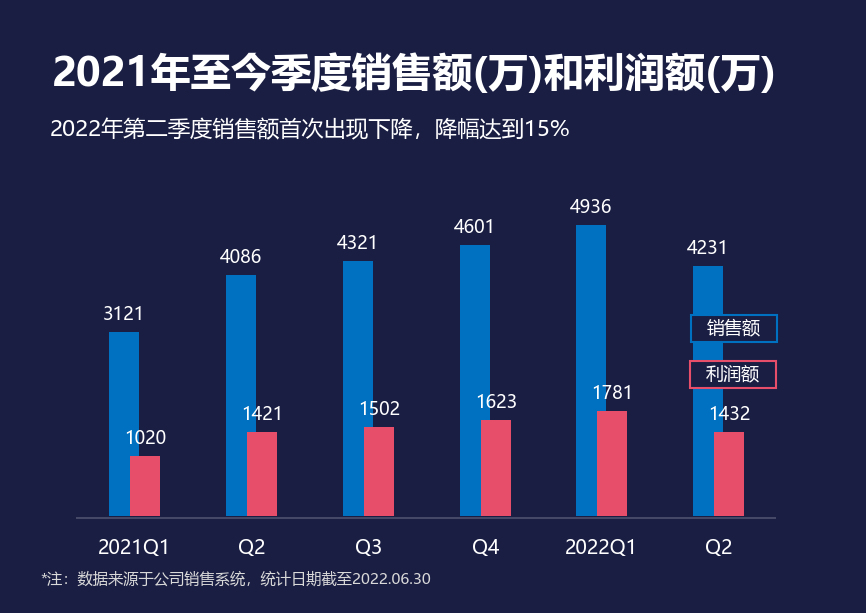

The Python source for this figure:
# -*- coding: utf-8 -*-
from pathlib import Path
import openpyxl
# 向上查找原始教材目录；只读，不修改 Excel。图形和标签共用同一组单元格值。
HERE = Path(__file__).resolve().parent
SOURCE = next((p for base in HERE.parents for p in base.glob('《*/第二章 图表(前15).xlsx')), None)
if SOURCE is None:
    raise FileNotFoundError('请把本文件夹放在教材 Excel 所在项目目录下。缺少 第二章 图表(前15).xlsx')
wb = openpyxl.load_workbook(SOURCE, data_only=True, read_only=True)
ws = wb['5 层叠柱形图']
def col(letter, start, end):
    values = [ws[f'{letter}{r}'].value for r in range(start, end+1)]
    if any(v is None for v in values):
        raise ValueError(f'缺失数据：{ws.title}!{letter}{start}:{letter}{end}')
    return values

# -*- coding: utf-8 -*-
# 第5图「层叠柱形图」复刻 数据来源：《第二章 图表(前15).xlsx》工作表 '5 层叠柱形图'
# 季度：2021Q1/Q2/Q3/Q4/2022Q1/Q2；销售额：3121/4086/4321/4601/4936/4231；利润额：1020/1421/1502/1623/1781/1432
import numpy as np
import matplotlib
matplotlib.use('Agg')
import matplotlib.pyplot as plt
from matplotlib.patches import Rectangle

matplotlib.rcParams['font.sans-serif'] = ['Microsoft YaHei', 'SimHei']
matplotlib.rcParams['axes.unicode_minus'] = False

BG = '#1A1E43'
BLUE = '#0070C0'
RED = '#E74E69'
NOTE = '#D9D9D9'

W, H = 866, 613
BASE_Y = 516
PX_PER_VAL = 0.0590

quarters = col('B',3,8)
sales = col('C',3,8)
profit = col('D',3,8)

# bar left x positions (pixels) measured from target
blue_x = [109, 226, 343, 460, 576, 693]
red_x = [130, 247, 364, 481, 597, 714]
BAR_W = 30

fig = plt.figure(figsize=(W/100, H/100), dpi=100)
fig.patch.set_facecolor(BG)
ax = fig.add_axes([0, 0, 1, 1])
ax.set_xlim(0, W)
ax.set_ylim(H, 0)
ax.set_facecolor(BG)
for s in ax.spines.values():
    s.set_visible(False)
ax.set_xticks([])
ax.set_yticks([])

# bars
for i in range(6):
    bh = sales[i] * PX_PER_VAL
    ax.add_patch(Rectangle((blue_x[i], BASE_Y - bh), BAR_W, bh,
                           facecolor=BLUE, edgecolor='none', zorder=3))
    rh = profit[i] * PX_PER_VAL
    ax.add_patch(Rectangle((red_x[i], BASE_Y - rh), BAR_W, rh,
                           facecolor=RED, edgecolor='none', zorder=3))

# baseline y=517-518 (#454866, continuous)
ax.add_patch(Rectangle((76, 517), 700, 2, facecolor='#454866', edgecolor='none', zorder=2))

# bar-top numbers
for i in range(6):
    bh = sales[i] * PX_PER_VAL
    bcx = blue_x[i] + BAR_W / 2
    ax.text(bcx, BASE_Y - bh - 8, str(sales[i]), color='white',
            fontsize=13, ha='center', va='bottom', zorder=5)
    rh = profit[i] * PX_PER_VAL
    rcx = red_x[i] + BAR_W / 2
    ax.text(rcx, BASE_Y - rh - 8, str(profit[i]), color='white',
            fontsize=13, ha='center', va='bottom', zorder=5)

# x-axis labels (centered on group midpoint)
group_cx = [(blue_x[i] + red_x[i] + BAR_W) / 2 for i in range(6)]
for i in range(6):
    ax.text(group_cx[i], 548, quarters[i], color='white',
            fontsize=14, ha='center', va='center', zorder=5)

# title
ax.text(52, 54, '2021年至今季度销售额(万)和利润额(万)', color='white',
        fontsize=29, fontweight='bold', ha='left', va='top', zorder=5)

# subtitle
ax.text(50, 119, '2022年第二季度销售额首次出现下降，降幅达到15%', color='white',
        fontsize=16, ha='left', va='top', zorder=5)

# legend boxes (border + solid bg-colored interior that covers the bars behind)
# sales legend: x691-777, y315-342, blue border
ax.add_patch(Rectangle((691, 315), 86, 27, facecolor=BG, edgecolor=BLUE, linewidth=1.5, zorder=6))
ax.text(734, 328, '销售额', color='white', fontsize=13, ha='center', va='center', zorder=7)
# profit legend: x690-776, y361-388, red border
ax.add_patch(Rectangle((690, 361), 86, 27, facecolor=BG, edgecolor=RED, linewidth=1.5, zorder=6))
ax.text(733, 374, '利润额', color='white', fontsize=13, ha='center', va='center', zorder=7)

# note
ax.text(40, 588, '*注：数据来源于公司销售系统，统计日期截至2022.06.30', color=NOTE,
        fontsize=11, ha='left', va='bottom', zorder=5)

out = str(HERE / '层叠柱形图_复刻.png')
import os
os.makedirs(os.path.dirname(out), exist_ok=True)
plt.savefig(out, dpi=100, facecolor=BG, bbox_inches=None, pad_inches=0)
print('saved', out)
